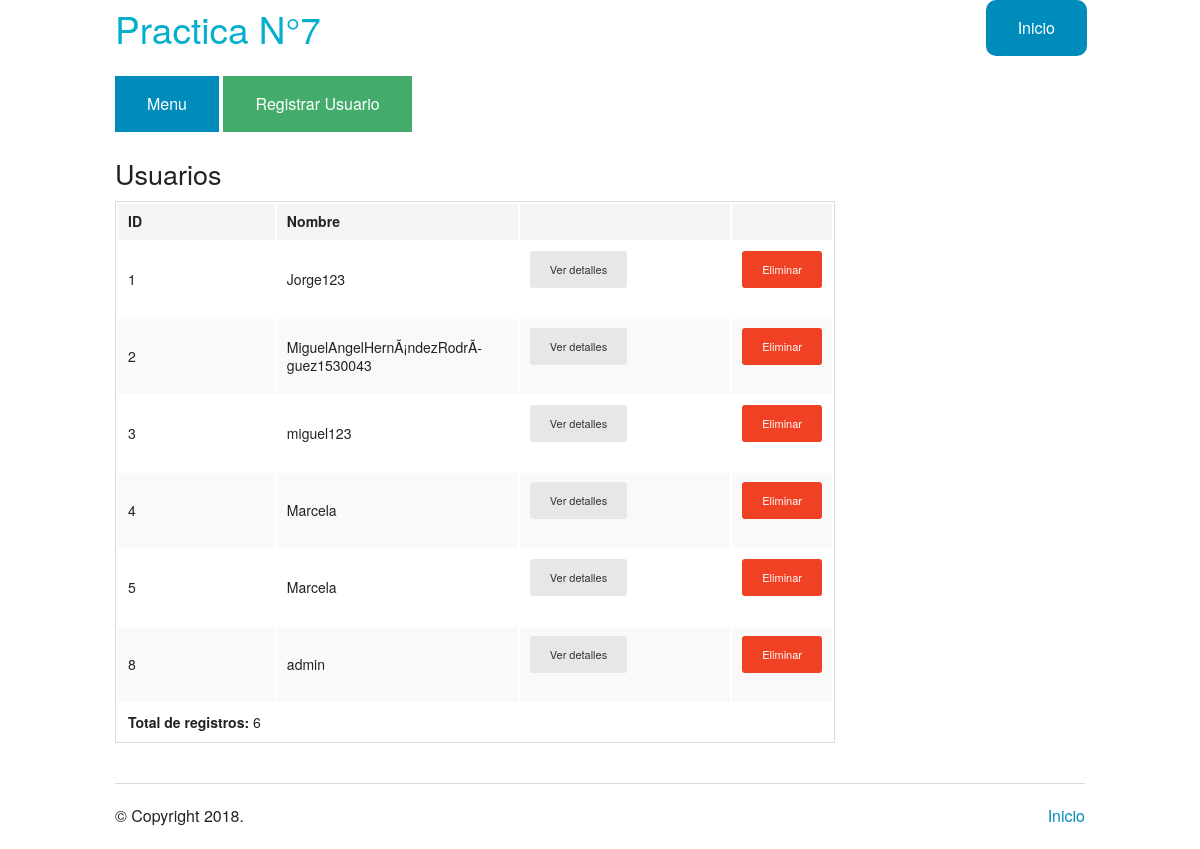
The app's page /usuarios.php with its own data.
### tables this page shows
CREATE TABLE `usuario` (
  `id` int(11) NOT NULL,
  `user_name` varchar(256) NOT NULL,
  `password` varchar(256) NOT NULL
);

### usuarios.php (the view, shortened to what this page needs)
<?
    include_once('utilities.php');
    $query = "SELECT COUNT(*) as usuarios FROM usuario";
    $statement = $pdo->prepare($query);
    $statement->execute();
    $res = $statement->fetchAll();
    $total_usuarios = $res[0]['usuarios'];
    $query = "SELECT * FROM usuario";
    $statement = $pdo->prepare($query);
    $statement->execute();
    $usuarios = $statement->fetchAll();
?>
<!doctype html>
<html class="no-js" lang="en">
    <head>
        <link rel="stylesheet" href="../css/foundation.css" />
    </head>
    <body>
    <?php require_once('header.php'); ?>
        <div class="row">
            <div class="large-9 columns">
                <a href="menu.php" class="button">Menu</a>
                <a href="registro.php" class="button success">Registrar Usuario</a>
                <div class="section-container tabs" data-section>
                    <section class="section">
                        <div class="content" data-slug="panel1">
                <?php
                    if($total_usuarios){
                ?>
                           <h3>Usuarios</h3>
                            <table>
                                <thead>
                                    <tr>
                                        <th width="200">ID</th>
                                        <th width="250">Nombre</TH>
                                        <th width="250"></th>
                                        <th widht="250"></th>
                                    </tr>
                                </thead>
                                <tbody>
                            <?php
                                $i=0;
                                while($i<$total_usuarios){
                                 $id_usuario = $usuarios[$i]['id'];
                            ?>
                                    <tr>
                                        <td> <?php echo $usuarios[$i]['id'];?> </td>
                                        <td> <?php echo $usuarios[$i]['user_name'];?> </td>
                                        <td><a <?php echo "href='modificarUsuario.php?id=$id_usuario'"; ?> class="button radius tiny secondary">Ver detalles</a></td>
                                        <td><a <?php echo "href='eliminarUsuario.php?id=$id_usuario'"; ?> class="button radius tiny alert" onclick="alertaEliminar()">Eliminar</a></td>
                                    </tr>
                            <?php
                                    $i++;
                                }
                            ?>
                                    <tr>
                                        <td colspan="4"><b>Total de registros: </b><?php echo $i;?></td>
                                    </tr>
                                </tbody>
                            </table>
              <?php
                  }else{
              ?>
              No hay registros
              <?php
                  }
              ?>
                        </div>
                    </section>
                </div>
            </div>
        </div>
    <?php require_once('footer.php'); ?>

### records on screen
usuario: id "2", user_name "MiguelAngelHernÃ¡ndezRodrÃ­guez1530043"
usuario: id "3", user_name "miguel123"
usuario: id "4", user_name "Marcela"
usuario: id "5", user_name "Marcela"
usuario: id "8", user_name "admin"

### other values on screen
$usuarios[$i]['id'] "1"
$usuarios[$i]['user_name'] "Jorge123"
$i "6"
